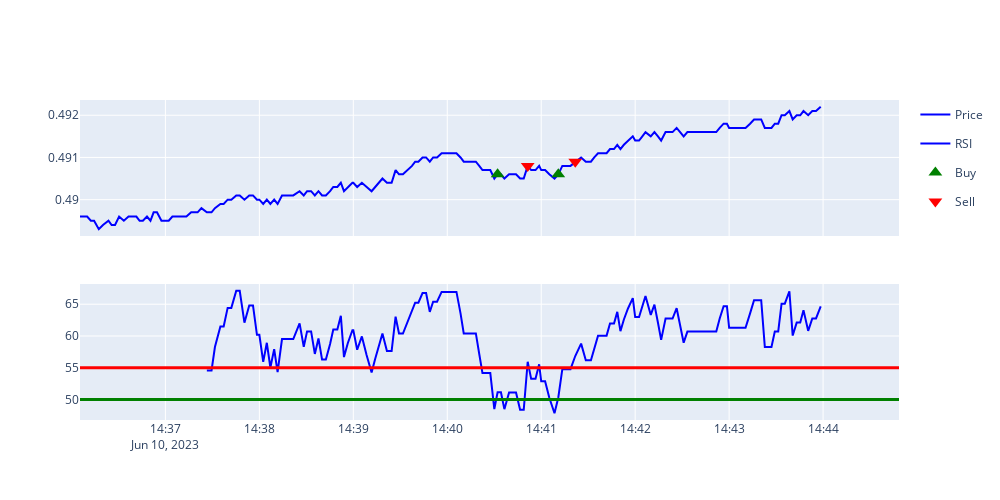

Source (notebook cell):
### Code cell
v.show()

### Figure 1 — Plotly figure (JSON) as saved in the notebook; plotly's stock layout.template omitted (floating-point values rounded to 4 significant figures; data arrays with more than 128 entries replaced by an {"elided": "..."} marker saying what was removed)
{"data": [{"line": {"color": "blue"}, "mode": "lines", "name": "Price", "type": "scatter", "x": {"elided": "243 str values"}, "xaxis": "x", "y": {"elided": "243 float values"}, "yaxis": "y"}, {"line": {"color": "blue"}, "mode": "lines", "name": "RSI", "type": "scatter", "x": {"elided": "243 str values"}, "xaxis": "x2", "y": {"elided": "243 float values"}, "yaxis": "y2"}, {"legendgroup": "Buy", "marker": {"color": "green", "size": 12, "symbol": "triangle-up"}, "mode": "markers", "name": "Buy", "showlegend": true, "type": "scatter", "x": ["2023-06-10T14:40:32.146000", "2023-06-10T14:41:10.910000"], "xaxis": "x", "y": [0.4906, 0.4906], "yaxis": "y"}, {"legendgroup": "Sell", "marker": {"color": "red", "size": 12, "symbol": "triangle-down"}, "mode": "markers", "name": "Sell", "showlegend": true, "type": "scatter", "x": ["2023-06-10T14:40:51.373000", "2023-06-10T14:41:21.743000"], "xaxis": "x", "y": [0.4908, 0.4909], "yaxis": "y"}], "layout": {"dragmode": "pan", "height": 500, "modebar": {"add": ["drawline", "eraseshape"]}, "newshape": {"line": {"color": "cyan"}}, "shapes": [{"line": {"color": "green", "width": 3}, "type": "line", "x0": 0, "x1": 1, "xref": "x2 domain", "y0": 50, "y1": 50, "yref": "y2"}, {"line": {"color": "red", "width": 3}, "type": "line", "x0": 0, "x1": 1, "xref": "x2 domain", "y0": 55, "y1": 55, "yref": "y2"}], "width": 1000, "xaxis": {"anchor": "y", "domain": [0, 1], "matches": "x2", "showticklabels": false}, "xaxis2": {"anchor": "y2", "domain": [0, 1]}, "yaxis": {"anchor": "x", "domain": [0.575, 1]}, "yaxis2": {"anchor": "x2", "domain": [0, 0.425]}}}
